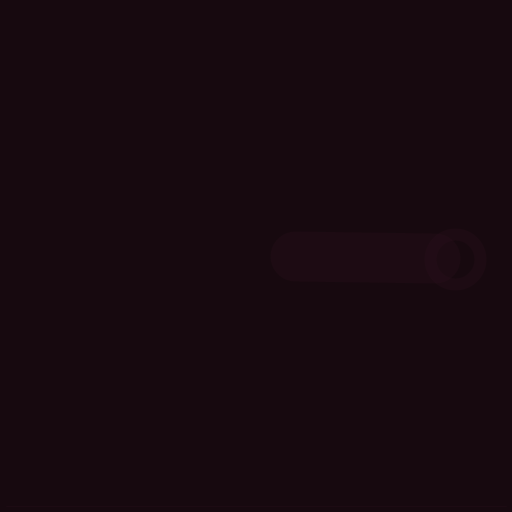
Frame 1 (no input)
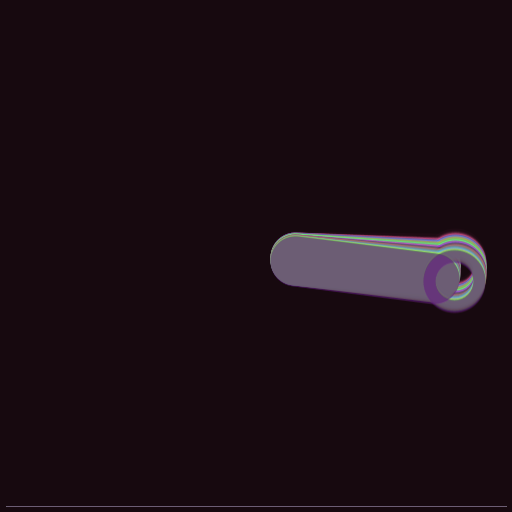
Frame 60 (the mouse pressed at the canvas centre just before this capture)
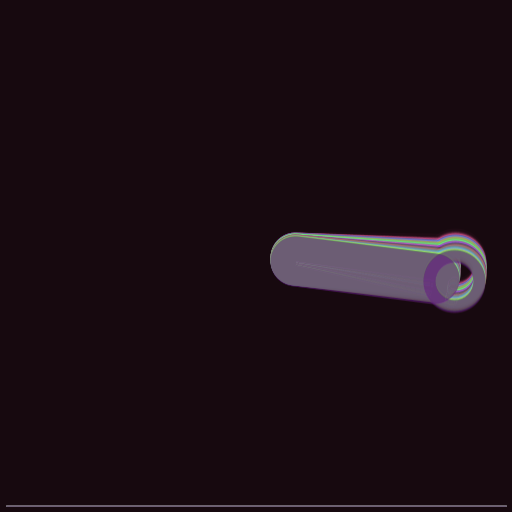
Frame 120 (the mouse held since frame 60 and released just before this capture)

The Processing sketch that drew these frames (run headless with seeded random() and noise(); from frame 60 on, the mouse is pressed at the canvas centre):

// Processing sketch: Interactive1
// ── Interactive1.pde

/**
 * Variables
 */

// Today
int YEAR = 23;
int MONTH = 9;
int DAY = 15;
  
// setup(){}などの外に変数を書くとどこでも使える
color TODAY_COLOR = color( YEAR, MONTH, DAY );
color currentColor = TODAY_COLOR;


int pointA_Left = 6;
int pointA_Top  = 6;
int lineSize = 500;
int margin = 0;

int count = 0;
float waveSize = 50;

int secondCircleSize = 200;
int centerLeft = 0;
int centerTop = 0;

int clickCount = 0;

boolean paused = false;



// 最初に一回
void setup() {
  
  println("Processing animation setup");
  
  // 表示ウインドウの大きさ
  size(512, 512);

  // ウインドウサイズが決まってから中心を計算する
  centerLeft = width/2;
  centerTop = height/2;
  
  // 背景色で塗りつぶし
  background( TODAY_COLOR );

  strokeCap( ROUND ); // SQUARE, PROJECT
  
  // 1秒間にdrawを繰り返す速さ（指定しなければ1秒で60回）
  //frameRate(10);
  
}

// その後繰り返し
void draw() {
  
  // 今日の色を足し続ける
  currentColor += TODAY_COLOR;


  // 線の透明度と幅をカーソル位置と連動させる（中心から離れるほど大きい数値）
  float lineAlpha = (mouseX - width/2) / (float)width * 100.0;
  float lineWidth = (mouseY - height/2) / (float)height * 100.0;

  // 線のスタイルを指定
  stroke( currentColor, 10 + abs(lineAlpha) );
  strokeWeight( 1 );



  // 横線を加え続ける
  line(
      pointA_Left,            pointA_Top + lineSize - clickCount,
      pointA_Left + lineSize, pointA_Top + lineSize - clickCount
  );
  strokeWeight( abs(lineWidth) );


  // 時計の秒数に合わせて縦線を加える
  float radius = TAU * millis() / 1000.0 / 60.0;
  line(
      centerLeft + secondCircleSize*0.2 * cos(radius), centerTop + secondCircleSize*0.2 * sin(radius),
      centerLeft + secondCircleSize*0.9 * cos(radius), centerTop + secondCircleSize*0.9 * sin(radius)
  );

  noFill();
  circle( centerLeft + secondCircleSize*cos(radius), centerTop + secondCircleSize*sin(radius), 12 );

}

void mousePressed() {

  clickCount++;

}


void keyPressed() {
  
  // キーを押したときにマウスカーソル位置を出力
  println( mouseX, mouseY );

  if (key == CODED) {

    // ESCキーで終了させる
    if (keyCode == ESC) {
      exit();
    }

  }
  
  // スペースキーでポーズ
  if (keyCode == ' ') {
    
    paused = !paused;

    if (paused) {
      noLoop();
    } else {
      loop();
    }
  }
  
}


// End
